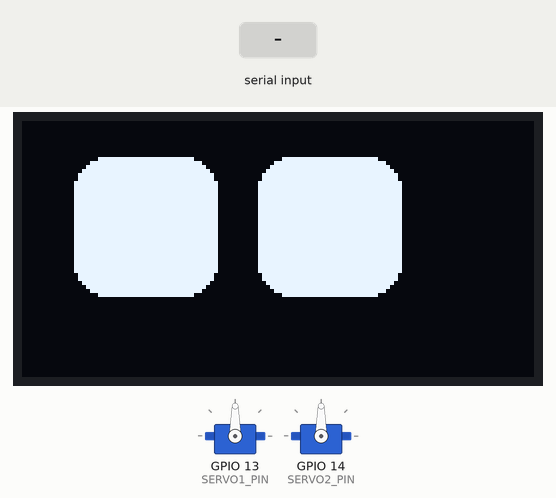
A program run on a simulated ESP32. Parts: 128×64 one-colour display, 2 × servo. The test bench sets the inputs (shaded band). I2S audio is not simulated (input reads silence); random numbers use the default seed unless the program sets one; what the program prints to the serial monitor is not drawn.

Above: at 2.4 s.
2.5 s: "EMOTION:\n" received over Serial
At 5.39 s:
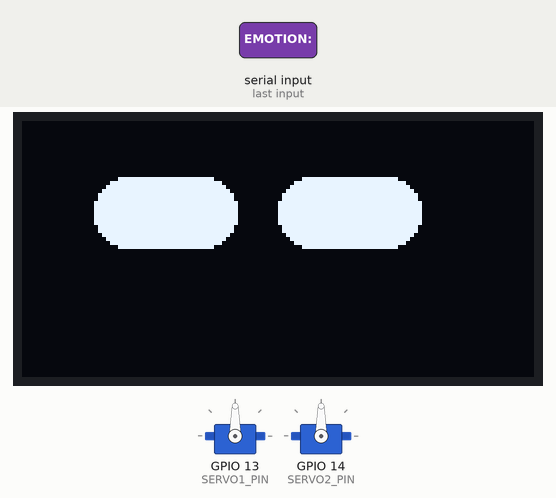
5.5 s: "SERVO:\n" received over Serial
At 5.6 s:
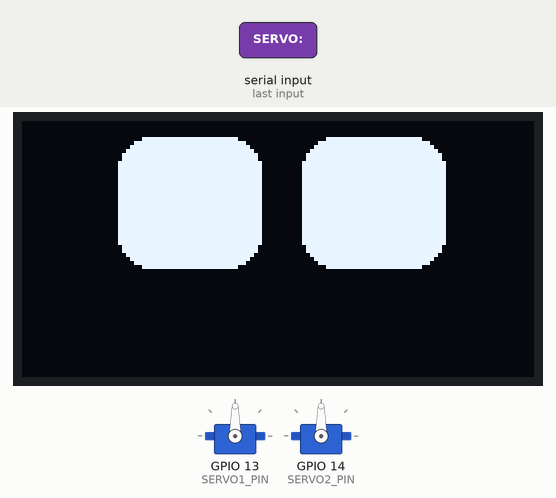
9.7 s: "TEST:SPEAKER\n" received over Serial
At 12.45 s:
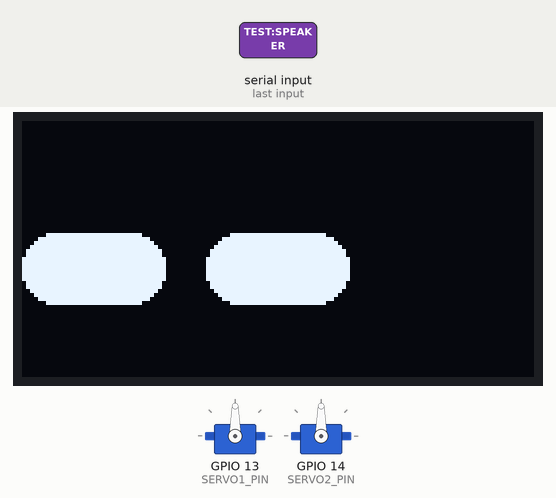
Timing chart, 0 to 13.7 s (numbered marks = the images above; inputs shaded):
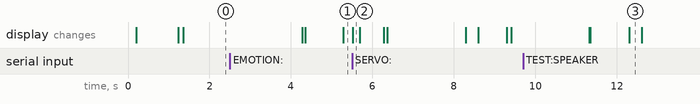

The program:

main.cpp
```cpp
/*
 * FREYA ROBOT - ESP32 Firmware with RoboEyes + Servos
 * ====================================================
 * Hardware:
 *   - OLED (SSD1306): SDA=21, SCL=19
 *   - Speaker (MAX98357A): LRC=25, BCLK=26, DIN=22
 *   - Servo 1: GPIO 13
 *   - Servo 2: GPIO 14
 *   - NO microphone (PC handles audio input)
 */

#include <Arduino.h>
#include <Wire.h>
#include <Adafruit_GFX.h>
#include <Adafruit_SSD1306.h>
#include <driver/i2s.h>
#include <ESP32Servo.h>

// Create display object BEFORE including RoboEyes
Adafruit_SSD1306 display(128, 64, &Wire, -1);

// RoboEyes uses DEFAULT macro which conflicts with Arduino.h
// Undefine Arduino's DEFAULT and use RoboEyes version
#ifdef DEFAULT
#undef DEFAULT
#endif

// Include RoboEyes library (it will use our 'display' object)
#include "FluxGarage_RoboEyes.h"
roboEyes eyes;

// ===== OLED Display =====
#define SCREEN_WIDTH 128
#define SCREEN_HEIGHT 64
#define OLED_SDA 21
#define OLED_SCL 19

// ===== Speaker (I2S) =====
#define I2S_SPEAKER_LRC  25
#define I2S_SPEAKER_BCLK 26
#define I2S_SPEAKER_DIN  22
#define SAMPLE_RATE 22050

// ===== Servos =====
#define SERVO1_PIN 13
#define SERVO2_PIN 14
Servo servo1;
Servo servo2;

// Servo speed values (continuous rotation)
#define STOP 90
#define SLOW_CW 95      // Was 100 - now slower
#define MEDIUM_CW 105   // Was 120 - now slower
#define FAST_CW 120     // Was 180 - now slower
#define SLOW_CCW 85     // Was 80 - now slower
#define MEDIUM_CCW 75   // Was 60 - now slower
#define FAST_CCW 60     // Was 0 - now slower

// ===== Serial Settings =====
#define SERIAL_BAUD 921600

// ===== State Variables =====
String currentEmotion = "neutral";
unsigned long servoStopTime = 0;
bool servoActive = false;

// ===== Function Declarations =====
void setup_i2s_speaker();
void setup_oled();
void setup_servos();
void set_eyes_emotion(String emotion);
void handle_serial_command();
void play_test_beep();
void receive_and_play_audio(int expected_size);
void execute_servo_emotion(String emotion);
void stop_servos();

// ===== SETUP =====
void setup() {
  Serial.begin(SERIAL_BAUD);
  while (!Serial) delay(10);

  // Initialize I2C for OLED
  Wire.begin(OLED_SDA, OLED_SCL);

  setup_oled();
  setup_i2s_speaker();
  setup_servos();

  // Show startup message
  display.clearDisplay();
  display.setTextSize(1);
  display.setTextColor(SSD1306_WHITE);
  display.setCursor(10, 28);
  display.println("FREYA READY!");
  display.display();
  delay(1000);

  // Initialize with neutral eyes
  eyes.open();
  set_eyes_emotion("neutral");

  Serial.println("READY");
}

// ===== MAIN LOOP =====
void loop() {
  // Update eye animations
  eyes.drawEyes();

  // Handle incoming serial commands
  if (Serial.available()) {
    handle_serial_command();
  }

  // Auto-stop servos after duration
  if (servoActive && millis() > servoStopTime) {
    stop_servos();
  }
}

// ===== OLED SETUP =====
void setup_oled() {
  if (!display.begin(SSD1306_SWITCHCAPVCC, 0x3C)) {
    Serial.println("ERROR:OLED_INIT_FAILED");
    while (1);
  }
  display.clearDisplay();
  display.display();

  // Initialize RoboEyes with 30 FPS
  eyes.begin(SCREEN_WIDTH, SCREEN_HEIGHT, 30);

  // Enable auto-blinking
  eyes.setAutoblinker(ON);

  // Enable idle mode - eyes look around randomly
  eyes.setIdleMode(ON);
}

// ===== SERVO SETUP =====
void setup_servos() {
  servo1.attach(SERVO1_PIN);
  servo2.attach(SERVO2_PIN);

  // CRITICAL: Immediately stop servos on startup
  servo1.write(STOP);
  servo2.write(STOP);
  delay(100);

  // Detach to prevent jitter when not in use
  servo1.detach();
  servo2.detach();
}

// ===== I2S SPEAKER SETUP =====
void setup_i2s_speaker() {
  i2s_config_t i2s_config = {
    .mode = (i2s_mode_t)(I2S_MODE_MASTER | I2S_MODE_TX),
    .sample_rate = SAMPLE_RATE,
    .bits_per_sample = I2S_BITS_PER_SAMPLE_16BIT,
    .channel_format = I2S_CHANNEL_FMT_ONLY_LEFT,
    .communication_format = I2S_COMM_FORMAT_STAND_I2S,
    .intr_alloc_flags = ESP_INTR_FLAG_LEVEL1,
    .dma_buf_count = 8,
    .dma_buf_len = 1024,
    .use_apll = false,
    .tx_desc_auto_clear = true,
    .fixed_mclk = 0
  };

  i2s_pin_config_t pin_config = {
    .bck_io_num = I2S_SPEAKER_BCLK,
    .ws_io_num = I2S_SPEAKER_LRC,
    .data_out_num = I2S_SPEAKER_DIN,
    .data_in_num = I2S_PIN_NO_CHANGE
  };

  i2s_driver_install(I2S_NUM_0, &i2s_config, 0, NULL);
  i2s_set_pin(I2S_NUM_0, &pin_config);
  i2s_zero_dma_buffer(I2S_NUM_0);
}

// ===== SERIAL COMMAND HANDLER =====
void handle_serial_command() {
  String command = Serial.readStringUntil('\n');
  command.trim();

  if (command.startsWith("EMOTION:")) {
    String emotion = command.substring(8);
    emotion.toLowerCase();
    currentEmotion = emotion;
    set_eyes_emotion(emotion);
    execute_servo_emotion(emotion);
    Serial.println("OK:EMOTION");

  } else if (command.startsWith("SERVO:")) {
    String emotion = command.substring(6);
    emotion.toLowerCase();
    execute_servo_emotion(emotion);
    Serial.println("OK:SERVO");

  } else if (command.startsWith("AUDIO:")) {
    int size = command.substring(6).toInt();
    receive_and_play_audio(size);

  } else if (command == "TEST:SPEAKER") {
    play_test_beep();
    Serial.println("OK:SPEAKER");

  } else if (command == "STOP:SERVOS") {
    stop_servos();
    Serial.println("OK:SERVO_STOP");
  }
}

// ===== ROBOEYES EMOTION CONTROL =====
void set_eyes_emotion(String emotion) {
  // Reset all states first
  eyes.setMood(DEFAULT);
  eyes.thinking = false;
  eyes.laugh = false;
  eyes.confused = false;
  eyes.defaultAnimation = true;

  if (emotion == "happy") {
    eyes.setMood(HAPPY);
    eyes.anim_laugh();

  } else if (emotion == "sad") {
    eyes.setMood(TIRED);

  } else if (emotion == "surprised") {
    eyes.open();
    eyes.setWidth(42, 42);   // Both eyes
    eyes.setHeight(42, 42);  // Both eyes

  } else if (emotion == "angry") {
    eyes.setMood(ANGRY);
    eyes.confused = true;

  } else if (emotion == "sleepy") {
    eyes.setMood(TIRED);
    eyes.close();

  } else if (emotion == "wink") {
    eyes.setMood(HAPPY);
    eyes.close(true, false);  // Close left eye, keep right open

  } else if (emotion == "love") {
    eyes.setMood(HAPPY);

  } else if (emotion == "thinking") {
    eyes.thinking = true;

  } else {  // neutral or unknown
    eyes.setMood(DEFAULT);
    eyes.open();
  }
}

// ===== SERVO EMOTION MOVEMENTS =====
void execute_servo_emotion(String emotion) {
  // Attach servos before use
  if (!servo1.attached()) servo1.attach(SERVO1_PIN);
  if (!servo2.attached()) servo2.attach(SERVO2_PIN);

  if (emotion == "happy") {
    // Excited wiggle dance!
    servo1.write(FAST_CW);
    servo2.write(FAST_CCW);
    servoStopTime = millis() + 2000;
    servoActive = true;

  } else if (emotion == "sad") {
    // Slow droop motion
    servo1.write(SLOW_CW);
    servo2.write(SLOW_CW);
    servoStopTime = millis() + 3000;
    servoActive = true;

  } else if (emotion == "surprised") {
    // Quick jolt! Fast burst
    servo1.write(FAST_CCW);
    servo2.write(FAST_CW);
    servoStopTime = millis() + 800;
    servoActive = true;

  } else if (emotion == "angry") {
    // Aggressive shaking - 4 rapid alternations
    for (int i = 0; i < 4; i++) {
      servo1.write(FAST_CW);
      servo2.write(STOP);
      delay(300);
      servo1.write(STOP);
      servo2.write(FAST_CW);
      delay(300);
    }
    stop_servos();

  } else if (emotion == "sleepy") {
    // Slow lazy yawn motion
    servo1.write(SLOW_CCW);
    servo2.write(SLOW_CW);
    servoStopTime = millis() + 2500;
    servoActive = true;

  } else if (emotion == "wink") {
    // Playful quick wink - one servo twitches
    servo1.write(MEDIUM_CW);
    servo2.write(STOP);
    servoStopTime = millis() + 600;
    servoActive = true;

  } else if (emotion == "love") {
    // Heart flutter - gentle synchronized sway
    servo1.write(MEDIUM_CCW);
    servo2.write(MEDIUM_CCW);
    servoStopTime = millis() + 2500;
    servoActive = true;

  } else if (emotion == "thinking") {
    // Contemplative tilt - slow alternating lean
    servo1.write(SLOW_CW);
    servo2.write(STOP);
    delay(1000);
    servo1.write(STOP);
    servo2.write(SLOW_CW);
    servoStopTime = millis() + 1000;
    servoActive = true;

  } else if (emotion == "neutral") {
    // No movement, just stop
    stop_servos();

  } else {
    // Unknown emotion, default to neutral
    stop_servos();
  }
}

// ===== STOP SERVOS =====
void stop_servos() {
  if (servo1.attached()) {
    servo1.write(STOP);
    delay(50);
    servo1.detach();  // Detach to prevent power drain and jitter
  }

  if (servo2.attached()) {
    servo2.write(STOP);
    delay(50);
    servo2.detach();  // Detach to prevent power drain and jitter
  }

  servoActive = false;
}

// ===== PLAY TEST BEEP =====
void play_test_beep() {
  int16_t beep_sample[100];
  for (int i = 0; i < 100; i++) {
    beep_sample[i] = (i % 20 < 10) ? 8000 : -8000;
  }

  size_t bytes_written;
  for (int j = 0; j < 30; j++) {
    i2s_write(I2S_NUM_0, beep_sample, sizeof(beep_sample), &bytes_written, portMAX_DELAY);
  }

  // Clear buffer
  i2s_zero_dma_buffer(I2S_NUM_0);
}

// ===== RECEIVE AND PLAY AUDIO =====
void receive_and_play_audio(int expected_size) {
  uint8_t buffer[1024];
  int bytes_received = 0;
  size_t bytes_written;
  unsigned long timeout = millis() + 30000; // 30 sec max

  // Read audio data and play in real-time
  while (bytes_received < expected_size && millis() < timeout) {
    if (Serial.available() > 0) {
      int to_read = min((int)Serial.available(), (int)sizeof(buffer));
      to_read = min(to_read, expected_size - bytes_received);

      int actually_read = Serial.readBytes(buffer, to_read);

      if (actually_read > 0) {
        // Write to I2S speaker
        i2s_write(I2S_NUM_0, buffer, actually_read, &bytes_written, portMAX_DELAY);
        bytes_received += actually_read;
      }
    }
    yield();  // Allow other tasks to run
  }

  // Flush any remaining data
  delay(100);
  i2s_zero_dma_buffer(I2S_NUM_0);

  Serial.println("OK:AUDIO");
}
```

Source omitted: FluxGarage_RoboEyes.h (23558 bytes)
